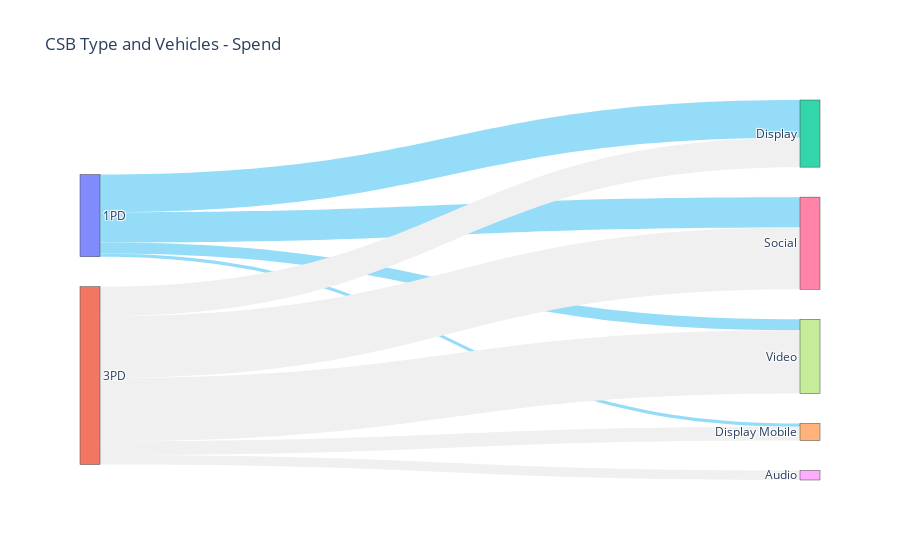
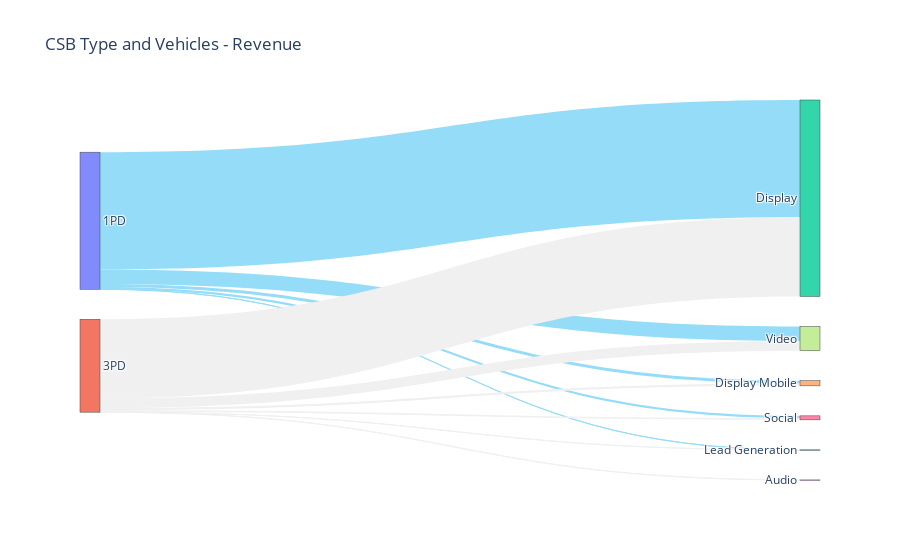
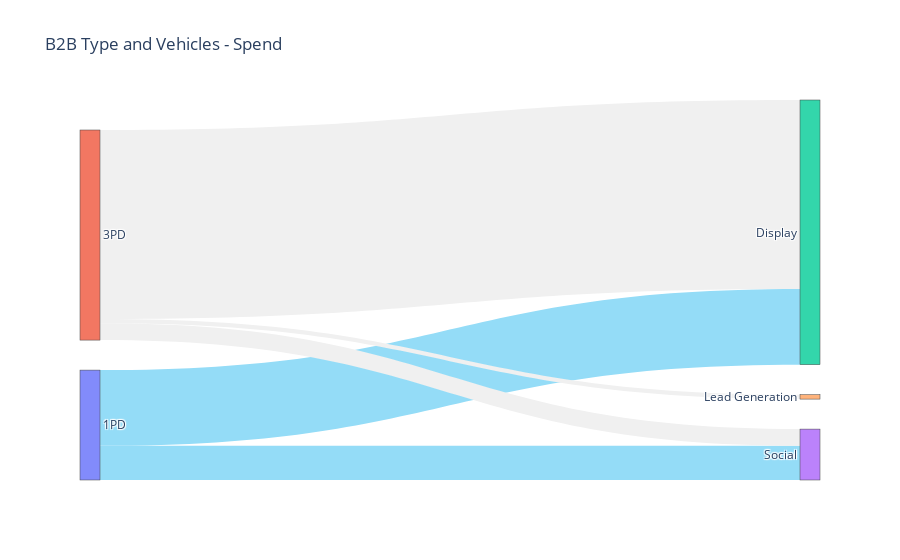
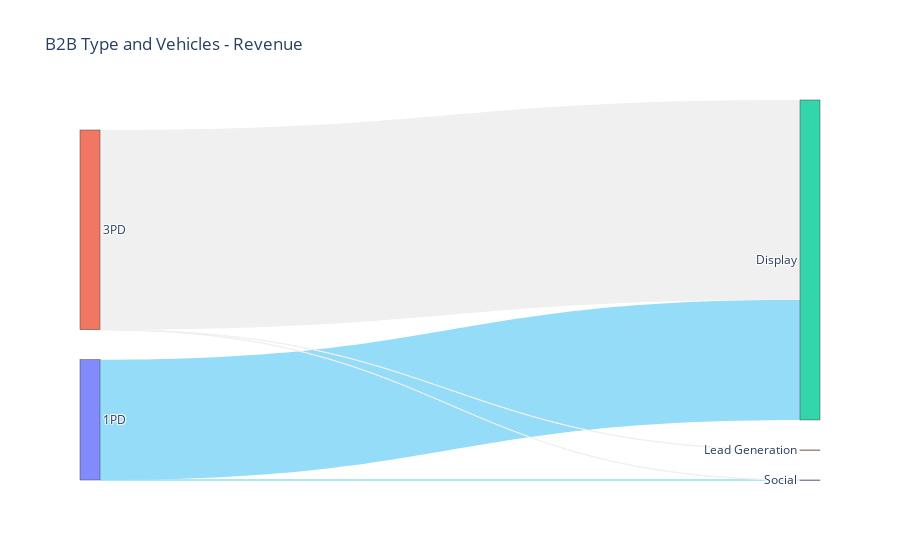

The cell these charts' notebook holds for them, in order:
### Markdown cell above
<h2>Types | Vehicles</h2>

### Code cell
audiencetype_vehicles_sankey_plot(csb_df, 'Spend', False, 'CSB Type and Vehicles - Spend')
audiencetype_vehicles_sankey_plot(csb_df, 'Net Rev', False,'CSB Type and Vehicles - Revenue')

audiencetype_vehicles_sankey_plot(b2b_df, 'Spend', False, 'B2B Type and Vehicles - Spend')
audiencetype_vehicles_sankey_plot(b2b_df, 'Net Rev', False, 'B2B Type and Vehicles - Revenue')

### Figure 1 — Plotly figure (JSON) as saved in the notebook; plotly's stock layout.template omitted (floating-point values rounded to 4 significant figures)
{"data": [{"arrangement": "snap", "link": {"color": ["#94DCF7", "#94DCF7", "#94DCF7", "#94DCF7", "#94DCF7", "#94DCF7", "#F0F0F0", "#F0F0F0", "#F0F0F0", "#F0F0F0", "#F0F0F0", "#F0F0F0", "#F0F0F0", "#F0F0F0"], "source": [0, 0, 0, 0, 0, 0, 1, 1, 1, 1, 1, 1, 1, 1], "target": [2, 3, 4, 5, 6, 7, 8, 2, 3, 4, 5, 9, 6, 7], "value": [1032000.0, 0, 89880.0, 0, 828500.0, 300500.0, 257900.0, 806100.0, 0, 377700.0, 0, 0, 1694000.0, 1731000.0]}, "node": {"label": ["1PD", "3PD", "Display", "Display Dco", "Display Mobile", "Lead Generation", "Social", "Video", "Audio", "Other"], "pad": 30, "thickness": 20}, "type": "sankey"}], "layout": {"title": {"text": "CSB Type and Vehicles - Spend"}}}

### Figure 2 — Plotly figure (JSON) as saved in the notebook; plotly's stock layout.template omitted (floating-point values rounded to 4 significant figures)
{"data": [{"arrangement": "snap", "link": {"color": ["#94DCF7", "#94DCF7", "#94DCF7", "#94DCF7", "#94DCF7", "#94DCF7", "#F0F0F0", "#F0F0F0", "#F0F0F0", "#F0F0F0", "#F0F0F0", "#F0F0F0", "#F0F0F0", "#F0F0F0"], "source": [0, 0, 0, 0, 0, 0, 1, 1, 1, 1, 1, 1, 1, 1], "target": [2, 3, 4, 5, 6, 7, 8, 2, 3, 4, 5, 9, 6, 7], "value": [6520000.0, 0, 160600.0, 1509.0, 124100.0, 813400.0, 4687.0, 4399000.0, 0, 125600.0, 2597.0, 0, 98340.0, 534800.0]}, "node": {"label": ["1PD", "3PD", "Display", "Display Dco", "Display Mobile", "Lead Generation", "Social", "Video", "Audio", "Other"], "pad": 30, "thickness": 20}, "type": "sankey"}], "layout": {"title": {"text": "CSB Type and Vehicles - Revenue"}}}

### Figure 3 — Plotly figure (JSON) as saved in the notebook; plotly's stock layout.template omitted (floating-point values rounded to 4 significant figures)
{"data": [{"arrangement": "snap", "link": {"color": ["#94DCF7", "#94DCF7", "#F0F0F0", "#F0F0F0", "#F0F0F0", "#F0F0F0"], "source": [0, 0, 1, 1, 1, 1], "target": [2, 3, 2, 4, 5, 3], "value": [526400.0, 237100.0, 1312000.0, 30620.0, 0, 116500.0]}, "node": {"label": ["1PD", "3PD", "Display", "Social", "Lead Generation", "Other"], "pad": 30, "thickness": 20}, "type": "sankey"}], "layout": {"title": {"text": "B2B Type and Vehicles - Spend"}}}

### Figure 4 — Plotly figure (JSON) as saved in the notebook; plotly's stock layout.template omitted (floating-point values rounded to 4 significant figures)
{"data": [{"arrangement": "snap", "link": {"color": ["#94DCF7", "#94DCF7", "#F0F0F0", "#F0F0F0", "#F0F0F0", "#F0F0F0"], "source": [0, 0, 1, 1, 1, 1], "target": [2, 3, 2, 4, 5, 3], "value": [16840000.0, 379.6, 27940000.0, 4156.0, 0, 2831.0]}, "node": {"label": ["1PD", "3PD", "Display", "Social", "Lead Generation", "Other"], "pad": 30, "thickness": 20}, "type": "sankey"}], "layout": {"title": {"text": "B2B Type and Vehicles - Revenue"}}}
